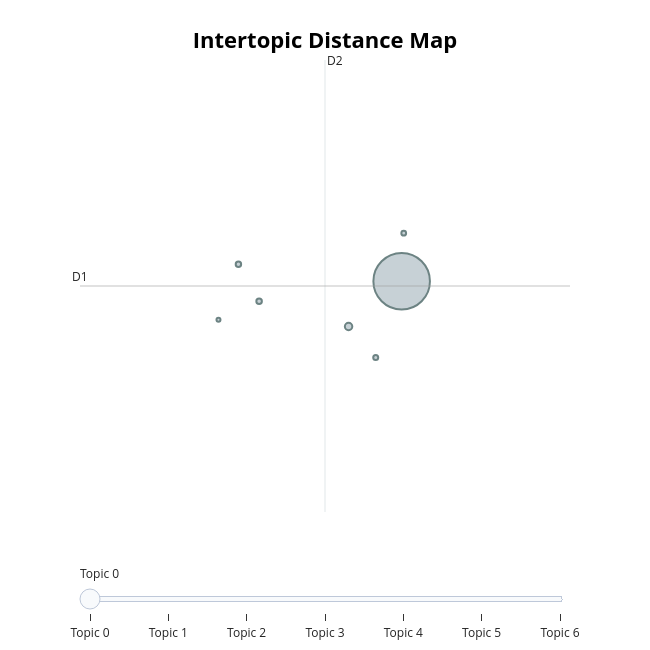

Here is the notebook cell this chart was saved with:
### Markdown cell above
#### Visualisation

### Code cell
topic_model.visualize_topics()

### Figure 1 — Plotly figure (JSON) as saved in the notebook; plotly's stock layout.template omitted (floating-point values rounded to 4 significant figures)
{"data": [{"customdata": [[0, "data | like | use | dataset | need", 2821], [1, "flair | post | change post | flair appropriate | flair needed", 49], [2, "mod | post | feel free | removing | feel", 27], [3, "spam | reported | reported spam | spam consider | resubmitting post", 26], [4, "flair | post | hey believe | believe request | request flair", 22], [5, "hd | 1080p | 720p | torrent | mkv", 20], [6, "youtube | subreddit | post | video | associated domain", 14]], "hovertemplate": "<b>Topic %{customdata[0]}</b><br>%{customdata[1]}<br>Size: %{customdata[2]}", "legendgroup": "", "marker": {"color": "#B0BEC5", "size": [2821, 49, 27, 26, 22, 20, 14], "sizemode": "area", "sizeref": 1.763, "symbol": "circle", "line": {"color": "DarkSlateGrey", "width": 2}}, "mode": "markers", "name": "", "orientation": "v", "showlegend": false, "x": [18.88, 17.97, 16.44, 16.09, 18.43, 18.91, 15.75], "xaxis": "x", "y": [14.12, 13.54, 13.87, 14.34, 13.15, 14.73, 13.63], "yaxis": "y", "type": "scatter"}], "layout": {"xaxis": {"anchor": "y", "domain": [0.0, 1.0], "title": {"text": ""}, "visible": false, "range": [13.39, 21.75]}, "yaxis": {"anchor": "x", "domain": [0.0, 1.0], "title": {"text": ""}, "visible": false, "range": [11.18, 16.94]}, "legend": {"tracegroupgap": 0, "itemsizing": "constant"}, "margin": {"t": 60}, "title": {"font": {"size": 22, "color": "Black"}, "text": "<b>Intertopic Distance Map</b>", "y": 0.95, "x": 0.5, "xanchor": "center", "yanchor": "top"}, "hoverlabel": {"font": {"size": 16, "family": "Rockwell"}, "bgcolor": "white"}, "width": 650, "height": 650, "sliders": [{"active": 0, "pad": {"t": 50}, "steps": [{"args": [{"marker.color": [["red", "#B0BEC5", "#B0BEC5", "#B0BEC5", "#B0BEC5", "#B0BEC5", "#B0BEC5"]]}], "label": "Topic 0", "method": "update"}, {"args": [{"marker.color": [["#B0BEC5", "red", "#B0BEC5", "#B0BEC5", "#B0BEC5", "#B0BEC5", "#B0BEC5"]]}], "label": "Topic 1", "method": "update"}, {"args": [{"marker.color": [["#B0BEC5", "#B0BEC5", "red", "#B0BEC5", "#B0BEC5", "#B0BEC5", "#B0BEC5"]]}], "label": "Topic 2", "method": "update"}, {"args": [{"marker.color": [["#B0BEC5", "#B0BEC5", "#B0BEC5", "red", "#B0BEC5", "#B0BEC5", "#B0BEC5"]]}], "label": "Topic 3", "method": "update"}, {"args": [{"marker.color": [["#B0BEC5", "#B0BEC5", "#B0BEC5", "#B0BEC5", "red", "#B0BEC5", "#B0BEC5"]]}], "label": "Topic 4", "method": "update"}, {"args": [{"marker.color": [["#B0BEC5", "#B0BEC5", "#B0BEC5", "#B0BEC5", "#B0BEC5", "red", "#B0BEC5"]]}], "label": "Topic 5", "method": "update"}, {"args": [{"marker.color": [["#B0BEC5", "#B0BEC5", "#B0BEC5", "#B0BEC5", "#B0BEC5", "#B0BEC5", "red"]]}], "label": "Topic 6", "method": "update"}]}], "shapes": [{"line": {"color": "#CFD8DC", "width": 2}, "type": "line", "x0": 17.57, "x1": 17.57, "y0": 11.18, "y1": 16.94}, {"line": {"color": "#9E9E9E", "width": 2}, "type": "line", "x0": 13.39, "x1": 21.75, "y0": 14.06, "y1": 14.06}], "annotations": [{"showarrow": false, "text": "D1", "x": 13.39, "y": 14.06, "yshift": 10}, {"showarrow": false, "text": "D2", "x": 17.57, "xshift": 10, "y": 16.94}]}}
